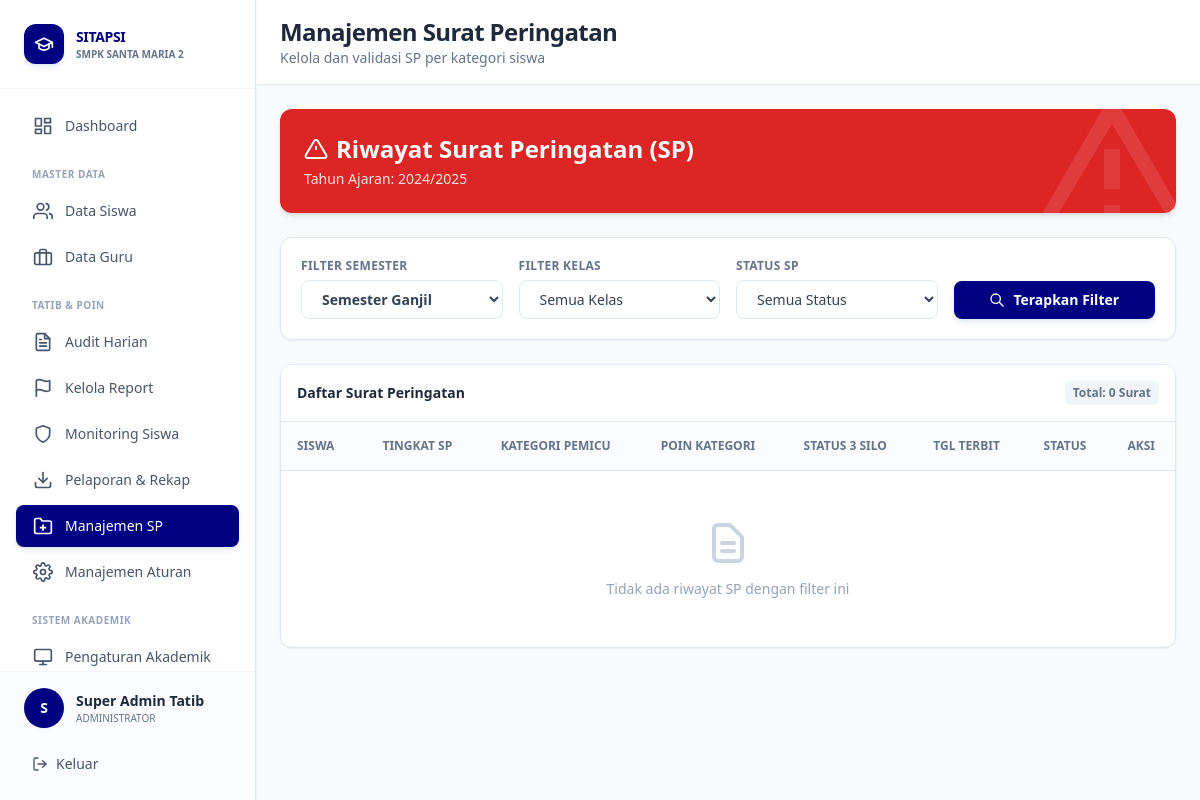
The page /views/admin/manajemen_sp.php (signed in) on the database as committed earlier.
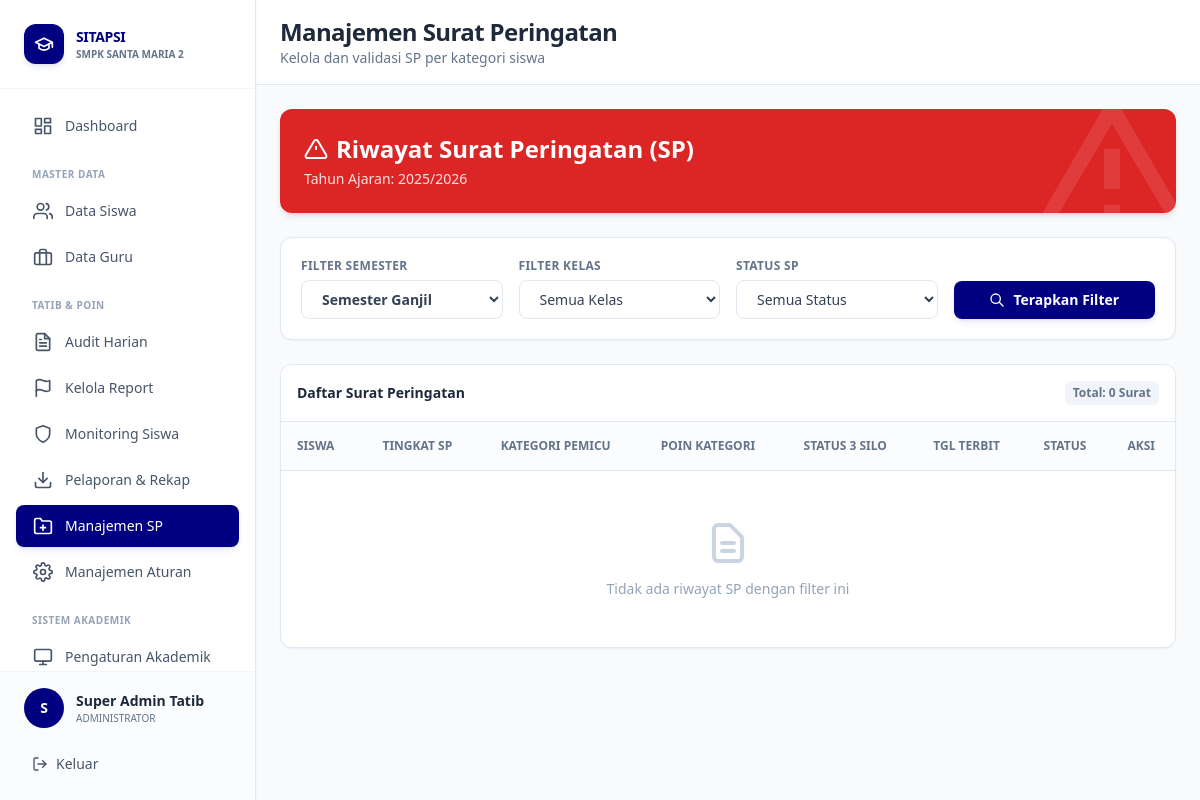
The same page on the database as committed later.
### tables this page shows
CREATE TABLE tb_tahun_ajaran (
    id_tahun INT AUTO_INCREMENT PRIMARY KEY,
    nama_tahun VARCHAR(20) NOT NULL,  
    status ENUM('Aktif', 'Arsip') DEFAULT 'Aktif', 
    semester_aktif ENUM('Ganjil', 'Genap') DEFAULT 'Ganjil'
);

### config/database.php (called while the page is built, shortened)
<?php
function getDBConnection() {
    static $pdo = null;
    if ($pdo === null) {
        try {
            $dsn = "mysql:host=" . DB_HOST . ";dbname=" . DB_NAME . ";charset=" . DB_CHARSET;
            $options = [
                PDO::ATTR_ERRMODE            => PDO::ERRMODE_EXCEPTION,
                PDO::ATTR_DEFAULT_FETCH_MODE => PDO::FETCH_ASSOC,
                PDO::ATTR_EMULATE_PREPARES   => false,
                PDO::MYSQL_ATTR_INIT_COMMAND => "SET NAMES " . DB_CHARSET
            ];
            $pdo = new PDO($dsn, DB_USER, DB_PASS, $options);
        } catch (PDOException $e) {
            error_log("Database Connection Error: " . $e->getMessage());
            die("Koneksi database gagal. Silakan hubungi administrator.");
        }
    }
    return $pdo;
}
function executeQuery($sql, $params = []) {
    $pdo = getDBConnection();
    $stmt = $pdo->prepare($sql);
    $stmt->execute($params);
    return $stmt;
}
function fetchOne($sql, $params = []) {
    $stmt = executeQuery($sql, $params);
    return $stmt->fetch();
}
?>

### views/admin/manajemen_sp.php (the view, shortened to what the changed rows need)
<?php
require_once '../../config/database.php';
$tahun_aktif = fetchOne("SELECT id_tahun, nama_tahun, semester_aktif FROM tb_tahun_ajaran WHERE status = 'Aktif' LIMIT 1");
$filter_semester = $_GET['semester'] ?? $tahun_aktif['semester_aktif'];
$input_class = "w-full px-4 py-2 border border-[#E2E8F0] rounded-lg focus:outline-none focus:ring-2 focus:ring-[#000080]/20 focus:border-[#000080] text-sm text-slate-700 bg-white transition-all";
$label_class = "block text-xs font-bold text-slate-500 mb-1.5 uppercase tracking-wide";
$card_class = "bg-white border border-[#E2E8F0] rounded-xl shadow-sm";
?>
<!DOCTYPE html>
<html lang="id">
<head>
    <script src="https://cdn.tailwindcss.com"></script>
</head>
<body class="bg-[#F8FAFC]">
<div class="flex h-screen overflow-hidden">
    <?php include '../../includes/sidebar_admin.php'; ?>
    <div class="flex-1 overflow-auto lg:ml-64">
        <div class="bg-white border-b border-[#E2E8F0] px-6 pl-16 lg:pl-6 py-4 sticky top-0 z-30">
            <h1 class="text-2xl font-extrabold text-slate-800 tracking-tight">Manajemen Surat Peringatan</h1>
        </div>
        <div class="p-6 space-y-6 max-w-7xl mx-auto">
            <div class="bg-red-600 text-white rounded-xl shadow-md p-6 relative overflow-hidden">
                <div class="relative z-10 flex justify-between items-center">
                    <div>
                        <h2 class="text-2xl font-extrabold mb-1 flex items-center">
                            <svg class="w-6 h-6 mr-2" fill="none" stroke="currentColor" viewBox="0 0 24 24" stroke-width="2"><path d="M10.29 3.86L1.82 18a2 2 0 0 0 1.71 3h16.94a2 2 0 0 0 1.71-3L13.71 3.86a2 2 0 0 0-3.42 0z"></path><line x1="12" y1="9" x2="12" y2="13"></line><line x1="12" y1="17" x2="12.01" y2="17"></line></svg>
                            Riwayat Surat Peringatan (SP)
                        </h2>
                        <p class="text-red-100 font-medium text-sm">Tahun Ajaran: <?= $tahun_aktif['nama_tahun'] ?></p>
                    </div>
                </div>
            </div>
            <div class="<?= $card_class ?> p-5 bg-slate-50/30">
                <form method="GET" class="grid grid-cols-1 md:grid-cols-4 gap-4 items-end">
                    <div>
                        <label class="<?= $label_class ?>">Filter Semester</label>
                        <select name="semester" class="<?= $input_class ?> font-bold text-[#000080]">
                            <option value="Ganjil" <?= $filter_semester === 'Ganjil' ? 'selected' : '' ?>>Semester Ganjil</option>
                        </select>
                    </div>
                </form>
            </div>
            <div class="<?= $card_class ?> overflow-hidden">
                <div class="overflow-x-auto">
                    <table class="w-full text-left text-sm whitespace-nowrap">
                        <thead class="bg-slate-50/50 text-xs text-slate-500 uppercase border-b border-[#E2E8F0]">
                            <tr>
                                <th class="p-4 font-bold">Siswa</th>
                                <th class="p-4 font-bold text-center">Tingkat SP</th>
                                <th class="p-4 font-bold text-center">Kategori Pemicu</th>
                                <th class="p-4 font-bold text-center">Poin Kategori</th>
                                <th class="p-4 font-bold text-center">Status 3 Silo</th>
                                <th class="p-4 font-bold text-center">Tgl Terbit</th>
                                <th class="p-4 font-bold text-center">Status</th>
                                <th class="p-4 font-bold text-center">Aksi</th>
                            </tr>
                        </thead>
                    </table>
                </div>
            </div>
        </div>
    </div>
</div>
</body>
</html>

Rows that differ between the two databases and show on the page:
changed tb_tahun_ajaran "Semester Ganjil": nama_tahun "2024/2025" → "2025/2026"
